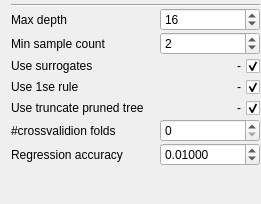
            <widget class="QWidget" name="page_DT">
             <property name="geometry">
              <rect>
               <x>0</x>
               <y>0</y>
               <width>261</width>
               <height>204</height>
              </rect>
             </property>
             <attribute name="label">
              <string>DT (Decission Tree)</string>
             </attribute>
             <layout class="QVBoxLayout" name="verticalLayout_8">
              <property name="spacing">
               <number>1</number>
              </property>
              <property name="topMargin">
               <number>4</number>
              </property>
              <property name="rightMargin">
               <number>1</number>
              </property>
              <property name="bottomMargin">
               <number>1</number>
              </property>
              <item>
               <widget class="Line" name="line_7">
                <property name="orientation">
                 <enum>Qt::Horizontal</enum>
                </property>
               </widget>
              </item>
              <item>
               <layout class="QHBoxLayout" name="horizontalLayout_15">
                <item>
                 <widget class="QLabel" name="label_15">
                  <property name="text">
                   <string>Max depth</string>
                  </property>
                 </widget>
                </item>
                <item>
                 <spacer name="horizontalSpacer_9">
                  <property name="orientation">
                   <enum>Qt::Horizontal</enum>
                  </property>
                  <property name="sizeHint" stdset="0">
                   <size>
                    <width>40</width>
                    <height>20</height>
                   </size>
                  </property>
                 </spacer>
                </item>
                <item>
                 <widget class="QSpinBox" name="spinBox_DT_MaxDepth">
                  <property name="minimumSize">
                   <size>
                    <width>100</width>
                    <height>0</height>
                   </size>
                  </property>
                  <property name="minimum">
                   <number>1</number>
                  </property>
                  <property name="maximum">
                   <number>128</number>
                  </property>
                  <property name="value">
                   <number>16</number>
                  </property>
                 </widget>
                </item>
               </layout>
              </item>
              <item>
               <layout class="QHBoxLayout" name="horizontalLayout_16">
                <item>
                 <widget class="QLabel" name="label_16">
                  <property name="text">
                   <string>Min sample count</string>
                  </property>
                 </widget>
                </item>
                <item>
                 <spacer name="horizontalSpacer_10">
                  <property name="orientation">
                   <enum>Qt::Horizontal</enum>
                  </property>
                  <property name="sizeHint" stdset="0">
                   <size>
                    <width>40</width>
                    <height>20</height>
                   </size>
                  </property>
                 </spacer>
                </item>
                <item>
                 <widget class="QSpinBox" name="spinBox_DT_MinSampleCount">
                  <property name="minimumSize">
                   <size>
                    <width>100</width>
                    <height>0</height>
                   </size>
                  </property>
                  <property name="minimum">
                   <number>1</number>
                  </property>
                  <property name="value">
                   <number>2</number>
                  </property>
                 </widget>
                </item>
               </layout>
              </item>
              <item>
               <layout class="QHBoxLayout" name="horizontalLayout_17">
                <item>
                 <widget class="QLabel" name="label_17">
                  <property name="text">
                   <string>Use surrogates</string>
                  </property>
                 </widget>
                </item>
                <item>
                 <spacer name="horizontalSpacer_11">
                  <property name="orientation">
                   <enum>Qt::Horizontal</enum>
                  </property>
                  <property name="sizeHint" stdset="0">
                   <size>
                    <width>40</width>
                    <height>20</height>
                   </size>
                  </property>
                 </spacer>
                </item>
                <item>
                 <widget class="QCheckBox" name="checkBox_DT_UseSurrogates">
                  <property name="layoutDirection">
                   <enum>Qt::RightToLeft</enum>
                  </property>
                  <property name="text">
                   <string>-</string>
                  </property>
                  <property name="checked">
                   <bool>true</bool>
                  </property>
                  <property name="tristate">
                   <bool>false</bool>
                  </property>
                 </widget>
                </item>
               </layout>
              </item>
              <item>
               <layout class="QHBoxLayout" name="horizontalLayout_18">
                <item>
                 <widget class="QLabel" name="label_20">
                  <property name="text">
                   <string>Use 1se rule</string>
                  </property>
                 </widget>
                </item>
                <item>
                 <spacer name="horizontalSpacer_12">
                  <property name="orientation">
                   <enum>Qt::Horizontal</enum>
                  </property>
                  <property name="sizeHint" stdset="0">
                   <size>
                    <width>40</width>
                    <height>20</height>
                   </size>
                  </property>
                 </spacer>
                </item>
                <item>
                 <widget class="QCheckBox" name="checkBox_DT_Use1seRule">
                  <property name="layoutDirection">
                   <enum>Qt::RightToLeft</enum>
                  </property>
                  <property name="text">
                   <string>-</string>
                  </property>
                  <property name="checked">
                   <bool>true</bool>
                  </property>
                 </widget>
                </item>
               </layout>
              </item>
              <item>
               <layout class="QHBoxLayout" name="horizontalLayout_19">
                <item>
                 <widget class="QLabel" name="label_21">
                  <property name="text">
                   <string>Use truncate pruned tree</string>
                  </property>
                 </widget>
                </item>
                <item>
                 <spacer name="horizontalSpacer_13">
                  <property name="orientation">
                   <enum>Qt::Horizontal</enum>
                  </property>
                  <property name="sizeHint" stdset="0">
                   <size>
                    <width>40</width>
                    <height>20</height>
                   </size>
                  </property>
                 </spacer>
                </item>
                <item>
                 <widget class="QCheckBox" name="checkBox_DT_TruncatePrunedTree">
                  <property name="layoutDirection">
                   <enum>Qt::RightToLeft</enum>
                  </property>
                  <property name="text">
                   <string>-</string>
                  </property>
                  <property name="checked">
                   <bool>true</bool>
                  </property>
                 </widget>
                </item>
               </layout>
              </item>
              <item>
               <layout class="QHBoxLayout" name="horizontalLayout_20">
                <item>
                 <widget class="QLabel" name="label_18">
                  <property name="text">
                   <string>#crossvalidion folds</string>
                  </property>
                 </widget>
                </item>
                <item>
                 <spacer name="horizontalSpacer_14">
                  <property name="orientation">
                   <enum>Qt::Horizontal</enum>
                  </property>
                  <property name="sizeHint" stdset="0">
                   <size>
                    <width>40</width>
                    <height>20</height>
                   </size>
                  </property>
                 </spacer>
                </item>
                <item>
                 <widget class="QSpinBox" name="spinBox_DT_NumCrossvalidationFolds">
                  <property name="minimumSize">
                   <size>
                    <width>100</width>
                    <height>0</height>
                   </size>
                  </property>
                 </widget>
                </item>
               </layout>
              </item>
              <item>
               <layout class="QHBoxLayout" name="horizontalLayout_21">
                <item>
                 <widget class="QLabel" name="label_19">
                  <property name="text">
                   <string>Regression accuracy</string>
                  </property>
                 </widget>
                </item>
                <item>
                 <spacer name="horizontalSpacer_15">
                  <property name="orientation">
                   <enum>Qt::Horizontal</enum>
                  </property>
                  <property name="sizeHint" stdset="0">
                   <size>
                    <width>40</width>
                    <height>20</height>
                   </size>
                  </property>
                 </spacer>
                </item>
                <item>
                 <widget class="QDoubleSpinBox" name="doubleSpinBox_DT_RegressionAccuracy">
                  <property name="minimumSize">
                   <size>
                    <width>100</width>
                    <height>0</height>
                   </size>
                  </property>
                  <property name="decimals">
                   <number>5</number>
                  </property>
                  <property name="singleStep">
                   <double>0.001000000000000</double>
                  </property>
                  <property name="value">
                   <double>0.010000000000000</double>
                  </property>
                 </widget>
                </item>
               </layout>
              </item>
              <item>
               <spacer name="verticalSpacer_5">
                <property name="orientation">
                 <enum>Qt::Vertical</enum>
                </property>
                <property name="sizeHint" stdset="0">
                 <size>
                  <width>20</width>
                  <height>91</height>
                 </size>
                </property>
               </spacer>
              </item>
             </layout>
            </widget>
